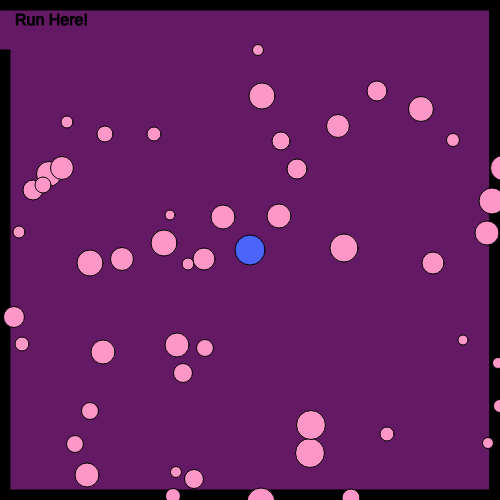
Frame 1 (no input)
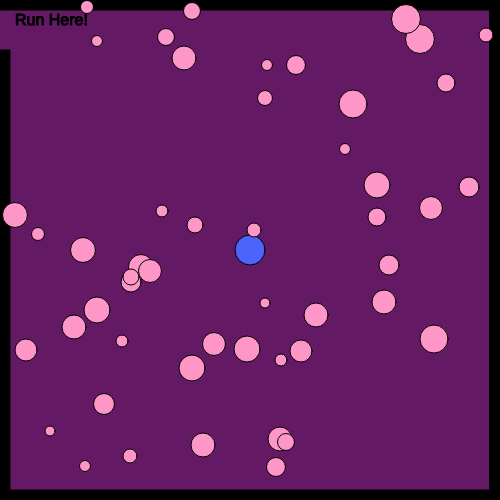
Frame 60 (no input)
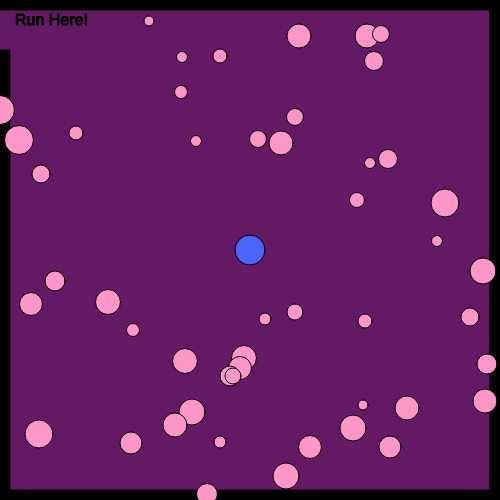
Frame 120 (the mouse pressed at the canvas centre since frame 60)

The p5.js sketch that drew these frames (run headless with seeded random() and noise() and a simulated clock; from frame 60 on, the mouse is pressed at the canvas centre):

// p5.js sketch
// ── sketch.js
     // VARIABLES
// hero x and y
var heroX = 100;
var heroY = 100;

// letter key code variables
var w = 87;
var s = 83;
var a = 65;
var d = 68;

// enemy variables
var enemyX = 30;
var enemyY = 50;

var enemyXs = [];
var enemyYs = [];
var diameters = [];

var enemyXSpeeds = [];
var enemyYSpeeds = [];

// mouse click shape
var mouseShapeX;
var mouseShapeY;



  // SETUP AND DRAW
// call setup() function to create the game setup
function setup()
{
    // call createCanvas(width, height) function to create the game canvas
    createCanvas(500, 500);
  
    // call enemyStartSpeed(numEnemies, diameter) function to randomly choose a starting speed
    enemyStartSpeed(50, 20);

    // call createHero(x, y) function to create the circle hero
    createHero(250, 250);
}

// call draw() function to repeatedly draw game elements
function draw() 
{
    // call createBackground(r, g, b) function to change bg color
    createBackground(100, 25, 100);

    // call createBorders(thickness) function to create borders
    createBorders(10);

    // call createExit(size, message) function to create the exit
    createExit(16, "Run Here!");

    // call exitCheck(size, winMessage) function to display exit message
    exitCheck(30, "You're Saved!");

    // call drawHero(r, g, b, diameter) function to draw hero
    drawHero(75, 100, 250, 30);

    // call heroMovement(distance) function to move hero
    heroMovement(3);

    // call enemies() function to draw, move and boundary check enemies
    enemies();  
  
    // call mouseShape(diameter) function to draw shape upon mouse click
    mouseShape(5);
}



// ENVIRONMENT FUNCTIONS
function createBackground(r, g, b)
{
    background(r, g, b);
    stroke(0);
    fill(0);
}

function createBorders(thickness)
{
    // top border
    rect(0, 0, width, thickness);
    // left border
    rect(0, 50, thickness, height);
    // bottom border
    rect(0, height - thickness, width, thickness);
    // right upper border
    rect(width - thickness, 0, thickness, height);
}



  // EXIT FUNCTIONS
function createExit(size, message)
{
    // exit message
    fill(0);
    textSize(size);
    text(message, width - 485, height - 475)
}

function exitCheck(size, winMessage)
{
    // exit check!
    if((heroX <= 5) && (heroY <= 50))
    {
        fill(255);
        stroke(5);
        textSize(size);
        text(winMessage, width/2 - 100, height/2);
    }
}



  // HERO FUNCTIONS
function createHero(x,y)
{
    // hero x and y
    heroX = x;
    heroY = y;
    console.log(heroX);
}

function drawHero(r, g, b, diameter)
{
    fill(r, g, b);
    circle(heroX, heroY, diameter);
}

function heroMovement(distance)
{
    // handle the keys
    if(keyIsDown(w))
    {
        heroY -= distance;   
    }
    if(keyIsDown(s))
    {
        heroY += distance;   
    }
    if(keyIsDown(a))
    {
        heroX -= distance;   
    }
    if(keyIsDown(d))
    {
        heroX += distance;   
    }
}



  // ENEMY FUNCTIONS
function enemyStartSpeed(numEnemies, diameter)
{
    // get a random speed at start of game
	for (var i = 0; i < numEnemies; i++) 
    {
    enemyXSpeeds[i] = Math.floor(Math.random() * (Math.floor(Math.random() * 5)) + 1);
    enemyYSpeeds[i] = Math.floor(Math.random() * (Math.floor(Math.random() * 5)) + 1);
    enemyXs[i] = getRandomNumber(500);
    enemyYs[i] = getRandomNumber(500);
    diameters[i] = getRandomNumber(diameter);
    }
}

function enemies()
{
    // enemy color fill(r, g, b)
    fill(255, 150, 200);
  
    // for loop to create enemies
    for (var i = 0; i < enemyXs.length; i++) 
    {
        circle(enemyXs[i], enemyYs[i], diameters[i]);
        enemyXSpeeds[i] = Math.floor(Math.random() * (Math.floor(Math.random() * 5)) + 1);
        enemyYSpeeds[i] = Math.floor(Math.random() * (Math.floor(Math.random() * 5)) + 1);

        // move the enemies
        enemyXs[i] += enemyXSpeeds[i];
        enemyYs[i] += enemyYSpeeds[i];
      
        // enemy boundary check
        if (enemyXs[i] > width) 
        {
            enemyXs[i] = 0;
        }
        if (enemyXs[i] < 0) 
        {
            enemyXs[i] = width;
        }
        if (enemyYs[i] > height) 
        {
            enemyYs[i] = 0;
        }
        if (enemyYs[i] < 0) 
        {
            enemyYs[i] = height;
        }
    }
}



// MOUSE CLICK FUNCTIONS
function mouseShape(diameter)
{
    // create mouse click shape
    fill(0);
    circle(mouseShapeX, mouseShapeY, diameter);
}

function mouseClicked()
{
    mouseShapeX = mouseX;
    mouseShapeY = mouseY;
}

function getRandomNumber(number) {
    return Math.floor(Math.random() * number) + 10;
}



// RESERVE FUNCTIONS
/*
function keyPressed() 
  {
    if (keyCode === LEFT_ARROW) {
        characterX -= 10;
    } 
    else if (keyCode === RIGHT_ARROW) {
        characterX += 10;
    }
    else if (keyCode === UP_ARROW) {
        characterY -= 10;
    }
    else if (keyCode === DOWN_ARROW) {
        characterY += 10;
    }

  }
*/
